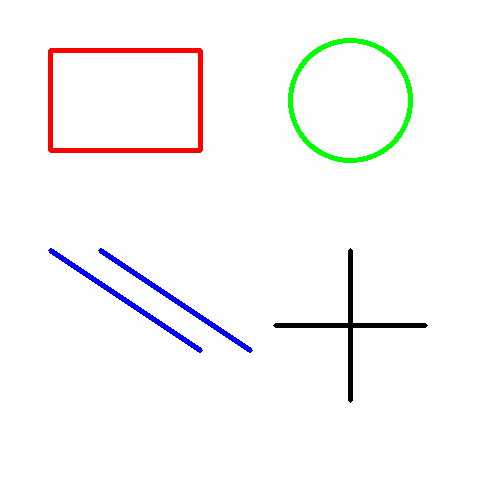
#> input picture zuoye5/test_image.png, 500 x 500 px, found by its file name
$ python image_wrap.py
#> lines starting #> are read from the running program, lines starting #| are printed output that depends on the picture
import cv2
import numpy as np
import os
import matplotlib.pyplot as plt

# ==========================================
# 1. 设置工作目录和参数 (保持不变)
# ==========================================
# 定义工作目录
work_dir = '/home/albert/cv-course/myproj/zuoye5'
img_path = os.path.join(work_dir, 'test_image.png')

# 读取原图
img = cv2.imread(img_path)
#> img is the input picture: shape (500, 500, 3); mean B, G, R 249, 249, 249.6
if img is None:
    print(f"错误: 找不到文件 {img_path}，请确保上一步已成功生成该图！")
    exit()

rows, cols = img.shape[:2]
#> rows = 500; cols = 500

# ==========================================
# 2. 执行所有变换 (与你提供的一致)
# ==========================================

# --- 2.1. 相似变换 (Similarity Transform) ---
center = (cols / 2, rows / 2)
#> center = (250, 250)
angle = 30
scale = 0.8
M_sim = cv2.getRotationMatrix2D(center, angle, scale)
sim_img = cv2.warpAffine(img, M_sim, (cols, rows))
print("相似变换结果已生成。")

# --- 2.2. 仿射变换 (Affine Transform) ---
pts1 = np.float32([[50, 50], [200, 50], [50, 200]])
pts2 = np.float32([[50, 50], [180, 50], [100, 160]])  # 修复了超出边界的问题
M_aff = cv2.getAffineTransform(pts1, pts2)
aff_img = cv2.warpAffine(img, M_aff, (cols, rows))
print("仿射变换结果已生成。")

# --- 2.3. 透视变换 (Perspective Transform) ---
pts_src = np.float32([
    [0, 0], [cols - 1, 0],
    [0, rows - 1], [cols - 1, rows - 1]
])
#> pts_src = [[0, 0], [499, 0], [0, 499], [499, 499]]

# 【修正后的目标点】模拟“侧面看墙”的视角
# 左边保持较高，右边严重压缩（高度从500被挤压到只有140），制造强烈的横向纵深
pts_dst = np.float32([
    [150, 50],              # 左上
    [cols - 20, 200],       # 右上（大幅压缩）
    [150, rows - 50],       # 左下
    [cols - 20, rows - 200] # 右下（形成明显收敛）
])
M_persp = cv2.getPerspectiveTransform(pts_src, pts_dst)
persp_img = cv2.warpPerspective(img, M_persp, (cols, rows))
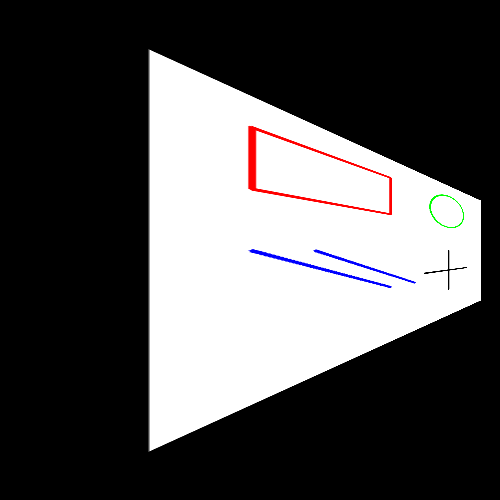
#> persp_img: shape (500, 500, 3); mean B, G, R 83.4, 82.8, 84
print("透视变换结果已生成。")

# ==========================================
# 3. 图像整合与可视化 (新增功能)
# ==========================================

# --- 3.1. 图像预处理 (缩放与添加标题) ---
# 为了让整合后的图片大小一致，我们将所有图片缩放到与原图相同的大小
# (在这个例子中它们已经是相同大小的，但加上这一步更通用)
resize_shape = (cols, rows)
#> resize_shape = (500, 500)
orig_resized = cv2.resize(img, resize_shape)
sim_resized = cv2.resize(sim_img, resize_shape)
aff_resized = cv2.resize(aff_img, resize_shape)
persp_resized = cv2.resize(persp_img, resize_shape)

# 在每个图像上方添加黑色背景的标题，方便区分
font = cv2.FONT_HERSHEY_SIMPLEX
font_scale = 1
font_color = (255, 255, 255) # 黑色背景，用白色文字
thickness = 2
line_type = cv2.LINE_AA
title_height = 50

# 辅助函数，用于在图片上方添加标题
def add_title(target_img, text):
#> called with text = 'Original'
    h, w, c = target_img.shape
#> h = 500
    new_h = h + title_height
    # 创建带黑边的画布
    canvas = np.zeros((new_h, w, c), dtype=np.uint8)
    canvas[title_height:new_h, 0:w] = target_img

    # 放置文字
    text_size = cv2.getTextSize(text, font, font_scale, thickness)[0]
    text_x = (w - text_size[0]) // 2
    text_y = (title_height + text_size[1]) // 2
    cv2.putText(canvas, text, (text_x, text_y), font, font_scale, font_color, thickness, line_type)
#> canvas: shape (550, 500, 3); mean B, G, R 227.3, 227.3, 227.8
    return canvas

# 给每个图加上标题
img_orig_with_title = add_title(orig_resized, "Original")
img_sim_with_title = add_title(sim_resized, "Similarity")
#> call 2 of add_title, with text = 'Similarity'
#> in add_title (call 2), `cv2.putText(canvas, text, (text_x, text_y), font, font_scale, font_col..`:
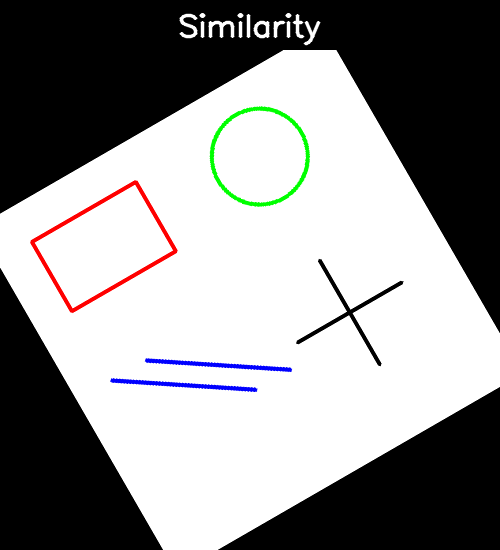
#> canvas: shape (550, 500, 3); mean B, G, R 143.7, 143.7, 144
img_aff_with_title = add_title(aff_resized, "Affine")
#> call 3 of add_title, with text = 'Affine'
#> in add_title (call 3), `cv2.putText(canvas, text, (text_x, text_y), font, font_scale, font_col..`:
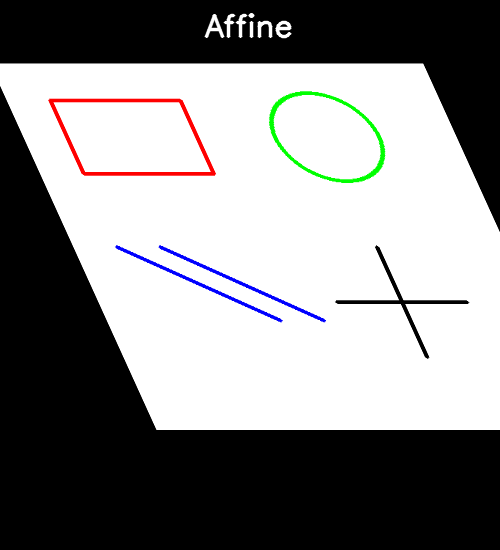
#> canvas: shape (550, 500, 3); mean B, G, R 136.2, 136.2, 136.5
img_persp_with_title = add_title(persp_resized, "Perspective")
#> call 4 of add_title, with text = 'Perspective'
#> in add_title (call 4), `cv2.putText(canvas, text, (text_x, text_y), font, font_scale, font_col..`:
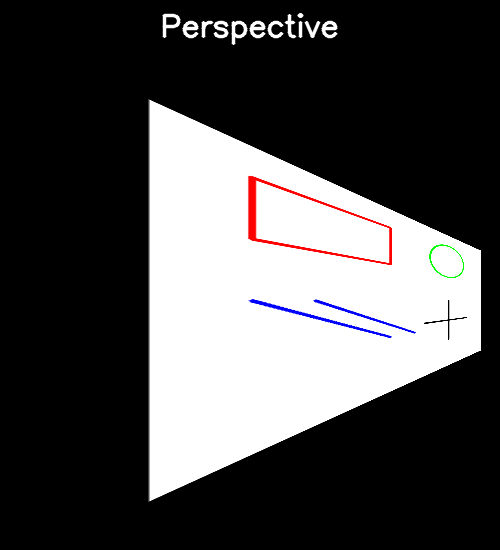
#> canvas: shape (550, 500, 3); mean B, G, R 77.3, 76.7, 77.8

# --- 3.2. 创建拼图 (Composite) ---
# 使用 np.vstack (垂直拼接) 和 np.hstack (水平拼接) 构建 2x2 拼图

# 顶部一行：Original + Similarity
top_row = np.hstack((img_orig_with_title, img_sim_with_title))
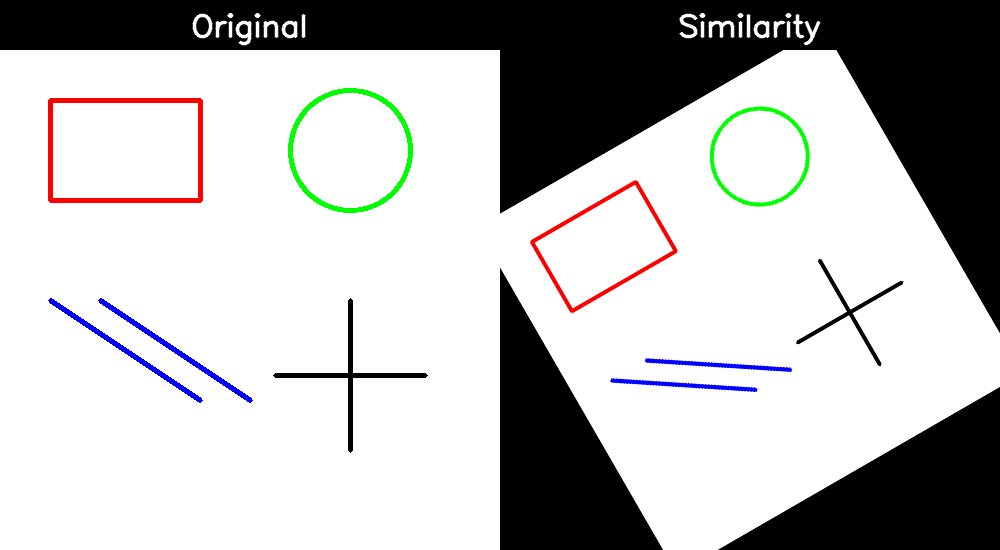
#> top_row: shape (550, 1000, 3); mean B, G, R 185.5, 185.5, 185.9

# 底部一行：Affine + Perspective
bottom_row = np.hstack((img_aff_with_title, img_persp_with_title))
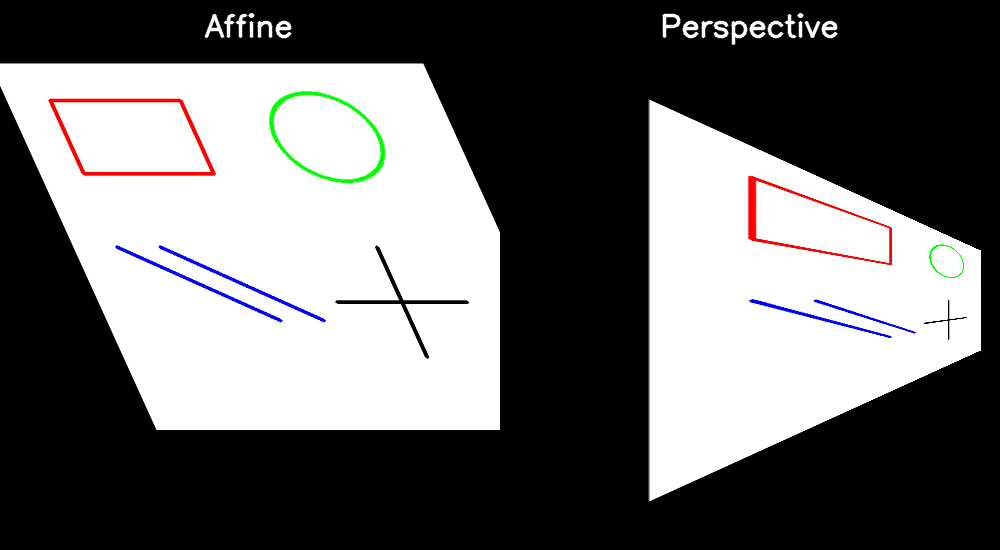
#> bottom_row: shape (550, 1000, 3); mean B, G, R 106.7, 106.5, 107.1

# 最终整合
composite_img = np.vstack((top_row, bottom_row))
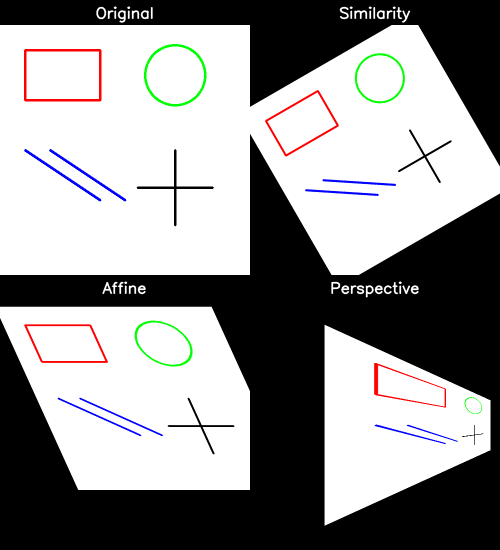
#> composite_img: shape (1100, 1000, 3) (shown at 1/2 size); mean B, G, R 146.1, 146, 146.5

# --- 3.3. 保存整合后的图像 ---
composite_save_path = os.path.join(work_dir, 'composite_result.png')
cv2.imwrite(composite_save_path, composite_img)
print(f"\n整合后的 $2 \\times 2$ 图像已成功保存至: {composite_save_path}")

# --- 3.4. 使用 Matplotlib 显示拼图 (在 Notebook/GUI 环境中查看) ---
# OpenCV 读取的是 BGR 格式，Matplotlib 需要 RGB 格式
composite_img_rgb = cv2.cvtColor(composite_img, cv2.COLOR_BGR2RGB)

plt.figure(figsize=(10, 10))
plt.imshow(composite_img_rgb)
plt.title("2x2 Composite Visualization (Original, Sim, Aff, Persp)")
plt.axis("off") # 关闭坐标轴
plt.show()
